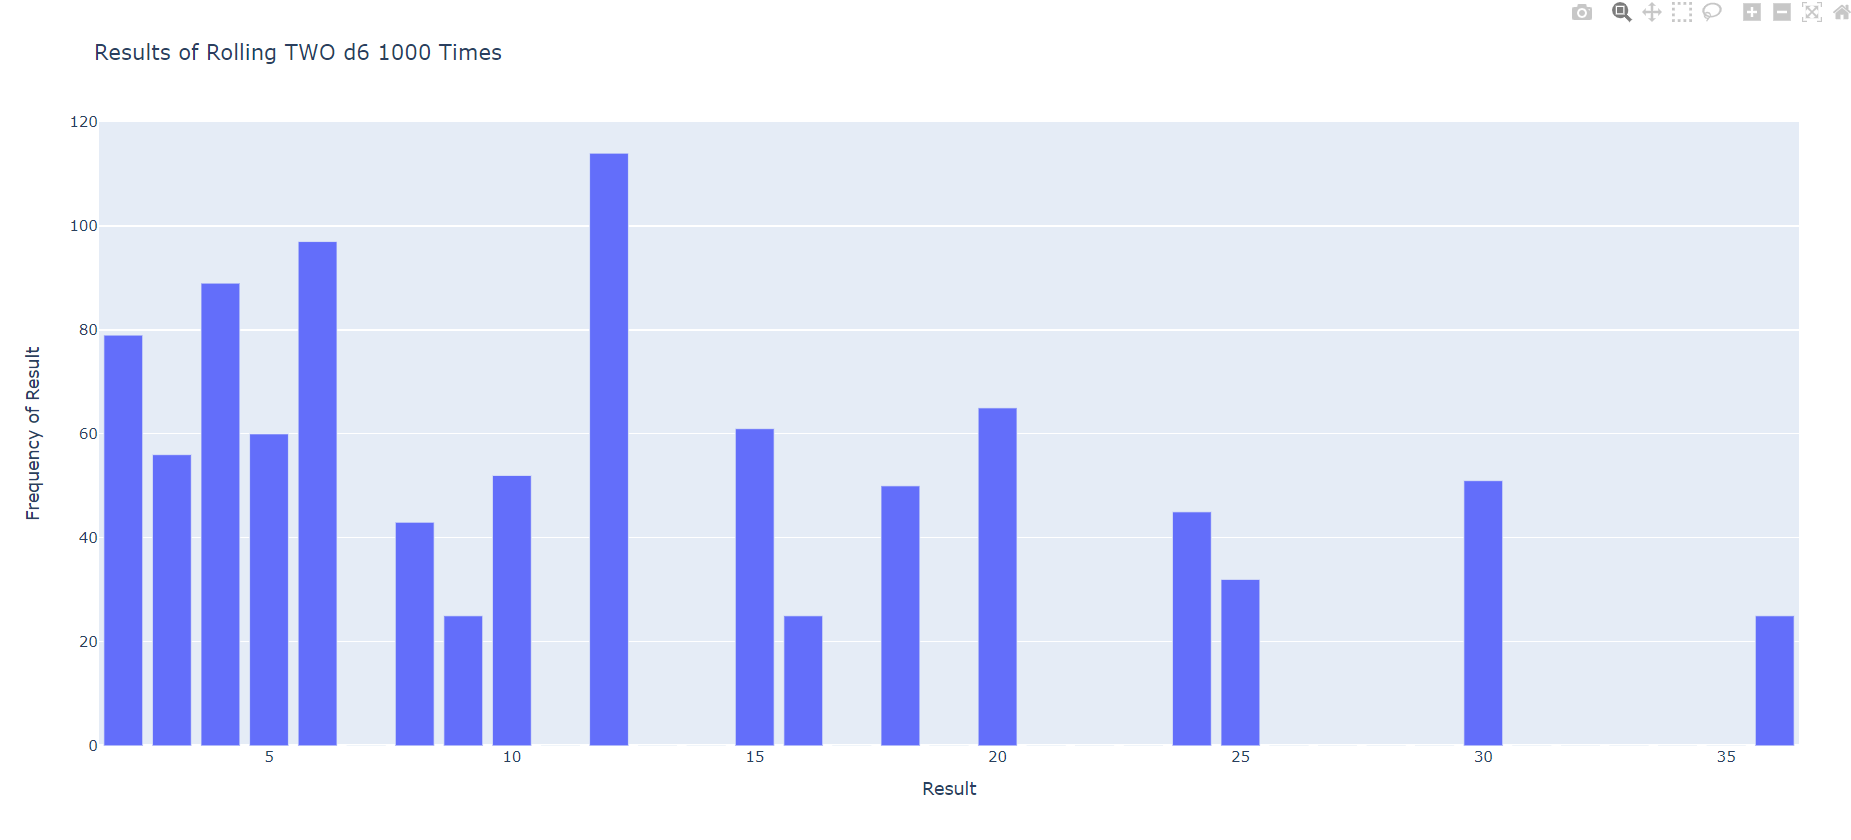

Here is the Python script that generated this plot:
# 15-8

import plotly.express as px

from die import Die


# Create a D6.
die_1 = Die()
die_2 = Die()

# Make some rolls, and store results in a list.
results = []
for roll_num in range(1000):
    result = die_1.roll() * die_2.roll()
    results.append(result)

# Analyze the results.
frequencies = []
max_result = die_1.num_sides * die_2.num_sides
poss_results = range(2, max_result+1)
for value in poss_results:
    frequency = results.count(value)
    frequencies.append(frequency)

# Visualize the results.
title = "Results of Rolling TWO d6 1000 Times"
labels = {'x': 'Result', 'y': 'Frequency of Result'}
fig = px.bar(x=poss_results, y=frequencies, title=title, labels=labels)
fig.show()
